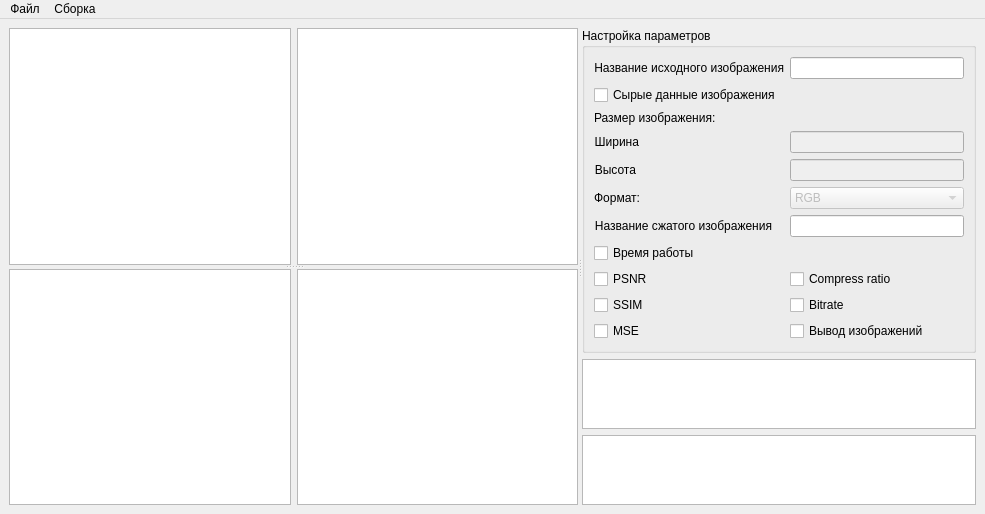
<?xml version="1.0" encoding="UTF-8"?>
<ui version="4.0">
 <class>MainWindow</class>
 <widget class="QMainWindow" name="MainWindow">
  <property name="geometry">
   <rect>
    <x>0</x>
    <y>0</y>
    <width>985</width>
    <height>479</height>
   </rect>
  </property>
  <property name="windowTitle">
   <string>MainWindow</string>
  </property>
  <widget class="QWidget" name="centralwidget">
   <layout class="QVBoxLayout" name="verticalLayout_2">
    <item>
     <widget class="QSplitter" name="splitter_2">
      <property name="orientation">
       <enum>Qt::Horizontal</enum>
      </property>
      <widget class="QSplitter" name="splitter">
       <property name="orientation">
        <enum>Qt::Vertical</enum>
       </property>
       <widget class="QWidget" name="horizontalLayoutWidget">
        <layout class="QHBoxLayout" name="horizontalLayout">
         <item>
          <widget class="QListView" name="file_list_panel">
           <property name="maximumSize">
            <size>
             <width>16777215</width>
             <height>16777215</height>
            </size>
           </property>
           <property name="baseSize">
            <size>
             <width>200</width>
             <height>0</height>
            </size>
           </property>
          </widget>
         </item>
         <item>
          <widget class="QTextEdit" name="text_editor"/>
         </item>
        </layout>
       </widget>
       <widget class="QWidget" name="horizontalLayoutWidget_2">
        <layout class="QHBoxLayout" name="horizontalLayout_2">
         <item>
          <widget class="QListView" name="image_list_panel">
           <property name="maximumSize">
            <size>
             <width>16777215</width>
             <height>16777215</height>
            </size>
           </property>
           <property name="baseSize">
            <size>
             <width>200</width>
             <height>0</height>
            </size>
           </property>
          </widget>
         </item>
         <item>
          <widget class="QPlainTextEdit" name="hex_editor">
           <property name="maximumSize">
            <size>
             <width>16777215</width>
             <height>16777215</height>
            </size>
           </property>
          </widget>
         </item>
        </layout>
       </widget>
      </widget>
      <widget class="QWidget" name="verticalLayoutWidget">
       <layout class="QVBoxLayout" name="verticalLayout">
        <item>
         <widget class="QGroupBox" name="groupBox">
          <property name="title">
           <string>Настройка параметров</string>
          </property>
          <layout class="QFormLayout" name="formLayout">
           <item row="0" column="0">
            <widget class="QLabel" name="label">
             <property name="text">
              <string>Название исходного изображения</string>
             </property>
             <property name="alignment">
              <set>Qt::AlignRight|Qt::AlignTrailing|Qt::AlignVCenter</set>
             </property>
            </widget>
           </item>
           <item row="0" column="1">
            <widget class="QLineEdit" name="lineEdit_orig_name"/>
           </item>
           <item row="7" column="0" colspan="2">
            <widget class="QCheckBox" name="checkBox">
             <property name="text">
              <string>Время работы</string>
             </property>
            </widget>
           </item>
           <item row="8" column="0">
            <widget class="QCheckBox" name="checkBox_2">
             <property name="text">
              <string>PSNR</string>
             </property>
            </widget>
           </item>
           <item row="8" column="1">
            <widget class="QCheckBox" name="checkBox_5">
             <property name="text">
              <string>Compress ratio</string>
             </property>
            </widget>
           </item>
           <item row="9" column="0">
            <widget class="QCheckBox" name="checkBox_3">
             <property name="text">
              <string>SSIM</string>
             </property>
            </widget>
           </item>
           <item row="9" column="1">
            <widget class="QCheckBox" name="checkBox_6">
             <property name="text">
              <string>Bitrate</string>
             </property>
            </widget>
           </item>
           <item row="10" column="0">
            <widget class="QCheckBox" name="checkBox_4">
             <property name="text">
              <string>MSE</string>
             </property>
            </widget>
           </item>
           <item row="10" column="1">
            <widget class="QCheckBox" name="checkBox_7">
             <property name="text">
              <string>Вывод изображений</string>
             </property>
            </widget>
           </item>
           <item row="6" column="0">
            <widget class="QLabel" name="label_2">
             <property name="text">
              <string>Название сжатого изображения</string>
             </property>
             <property name="alignment">
              <set>Qt::AlignRight|Qt::AlignTrailing|Qt::AlignVCenter</set>
             </property>
            </widget>
           </item>
           <item row="6" column="1">
            <widget class="QLineEdit" name="lineEdit_compr_name"/>
           </item>
           <item row="1" column="0">
            <widget class="QCheckBox" name="checkBox_data">
             <property name="text">
              <string>Сырые данные изображения</string>
             </property>
            </widget>
           </item>
           <item row="2" column="0">
            <widget class="QLabel" name="label_3">
             <property name="text">
              <string>Размер изображения: </string>
             </property>
            </widget>
           </item>
           <item row="3" column="0">
            <widget class="QLabel" name="label_width">
             <property name="text">
              <string>Ширина</string>
             </property>
             <property name="alignment">
              <set>Qt::AlignRight|Qt::AlignTrailing|Qt::AlignVCenter</set>
             </property>
            </widget>
           </item>
           <item row="4" column="0">
            <widget class="QLabel" name="label_height">
             <property name="text">
              <string>Высота</string>
             </property>
             <property name="alignment">
              <set>Qt::AlignRight|Qt::AlignTrailing|Qt::AlignVCenter</set>
             </property>
            </widget>
           </item>
           <item row="3" column="1">
            <widget class="QLineEdit" name="lineEdit_width">
             <property name="enabled">
              <bool>false</bool>
             </property>
            </widget>
           </item>
           <item row="4" column="1">
            <widget class="QLineEdit" name="lineEdit_height">
             <property name="enabled">
              <bool>false</bool>
             </property>
            </widget>
           </item>
           <item row="5" column="0">
            <widget class="QLabel" name="label_4">
             <property name="text">
              <string>Формат:</string>
             </property>
             <property name="alignment">
              <set>Qt::AlignRight|Qt::AlignTrailing|Qt::AlignVCenter</set>
             </property>
            </widget>
           </item>
           <item row="5" column="1">
            <widget class="QComboBox" name="comboBox_format">
             <property name="enabled">
              <bool>false</bool>
             </property>
             <item>
              <property name="text">
               <string>RGB</string>
              </property>
             </item>
            </widget>
           </item>
          </layout>
         </widget>
        </item>
        <item>
         <widget class="QGraphicsView" name="graphicsView"/>
        </item>
        <item>
         <widget class="QTextEdit" name="textEdit_console"/>
        </item>
       </layout>
      </widget>
     </widget>
    </item>
   </layout>
  </widget>
  <widget class="QMenuBar" name="menubar">
   <property name="geometry">
    <rect>
     <x>0</x>
     <y>0</y>
     <width>985</width>
     <height>22</height>
    </rect>
   </property>
   <widget class="QMenu" name="menu">
    <property name="title">
     <string>Файл</string>
    </property>
    <addaction name="action_new_file"/>
    <addaction name="action_save_file"/>
   </widget>
   <widget class="QMenu" name="menu_2">
    <property name="title">
     <string>Сборка</string>
    </property>
    <addaction name="action_start_prog"/>
    <addaction name="separator"/>
    <addaction name="action_2"/>
    <addaction name="actionPSNR"/>
    <addaction name="actionSSIM"/>
    <addaction name="actionMSE"/>
    <addaction name="actionCompress_ratio"/>
    <addaction name="actionBitrate"/>
    <addaction name="action_3"/>
   </widget>
   <addaction name="menu"/>
   <addaction name="menu_2"/>
  </widget>
  <action name="action_start_prog">
   <property name="text">
    <string>Запустить</string>
   </property>
   <property name="shortcut">
    <string>F5</string>
   </property>
  </action>
  <action name="action_new_file">
   <property name="text">
    <string>Новый файл</string>
   </property>
   <property name="shortcut">
    <string>Ctrl+N</string>
   </property>
   <property name="visible">
    <bool>true</bool>
   </property>
  </action>
  <action name="action_save_file">
   <property name="text">
    <string>Сохранить файл</string>
   </property>
   <property name="shortcut">
    <string>Ctrl+S</string>
   </property>
  </action>
  <action name="action_2">
   <property name="text">
    <string>Время работы</string>
   </property>
   <property name="shortcut">
    <string>Ctrl+1</string>
   </property>
  </action>
  <action name="actionPSNR">
   <property name="text">
    <string>PSNR</string>
   </property>
   <property name="shortcut">
    <string>Ctrl+2</string>
   </property>
  </action>
  <action name="actionSSIM">
   <property name="text">
    <string>SSIM</string>
   </property>
   <property name="shortcut">
    <string>Ctrl+3</string>
   </property>
  </action>
  <action name="actionMSE">
   <property name="text">
    <string>MSE</string>
   </property>
   <property name="shortcut">
    <string>Ctrl+4</string>
   </property>
  </action>
  <action name="actionCompress_ratio">
   <property name="text">
    <string>Compress ratio</string>
   </property>
   <property name="shortcut">
    <string>Ctrl+5</string>
   </property>
  </action>
  <action name="actionBitrate">
   <property name="text">
    <string>Bitrate</string>
   </property>
   <property name="shortcut">
    <string>Ctrl+6</string>
   </property>
  </action>
  <action name="action_3">
   <property name="text">
    <string>Вывод изображений</string>
   </property>
   <property name="shortcut">
    <string>Ctrl+7</string>
   </property>
  </action>
 </widget>
 <resources/>
 <connections/>
</ui>
